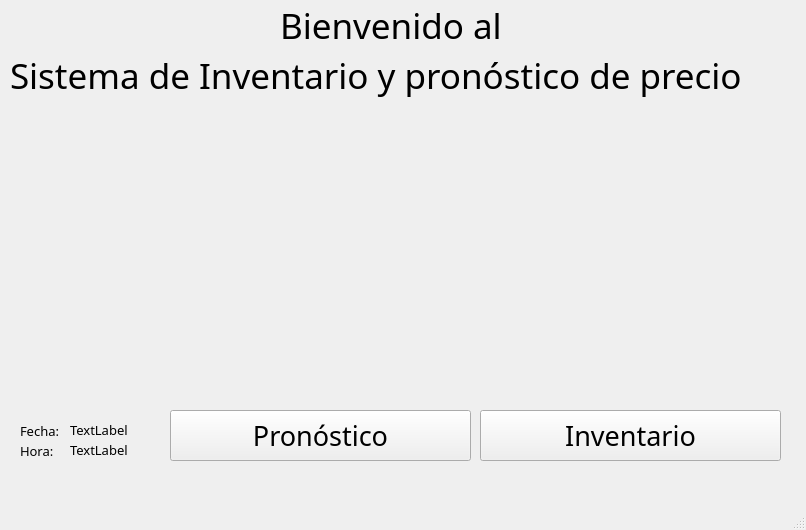
<?xml version="1.0" encoding="UTF-8"?>
<ui version="4.0">
 <class>MainWindow</class>
 <widget class="QMainWindow" name="MainWindow">
  <property name="geometry">
   <rect>
    <x>0</x>
    <y>0</y>
    <width>806</width>
    <height>530</height>
   </rect>
  </property>
  <property name="windowTitle">
   <string>MainWindow</string>
  </property>
  <property name="styleSheet">
   <string notr="true">QMainWindow{
    color: rgba(255, 255, 255, 10) ;
	background-image: url(MMCA.png) 0 0 0 0 stretch stretch;
	opacity:80;
	position: relative;
    background-position: center;
    background-repeat: no-repeat;
    
}</string>
  </property>
  <widget class="QWidget" name="centralwidget">
   <widget class="QPushButton" name="Inventario">
    <property name="geometry">
     <rect>
      <x>480</x>
      <y>410</y>
      <width>301</width>
      <height>51</height>
     </rect>
    </property>
    <property name="palette">
     <palette>
      <active/>
      <inactive/>
      <disabled/>
     </palette>
    </property>
    <property name="font">
     <font>
      <family>Mongolian Baiti</family>
      <pointsize>20</pointsize>
     </font>
    </property>
    <property name="text">
     <string>Inventario</string>
    </property>
   </widget>
   <widget class="QPushButton" name="pronostico">
    <property name="geometry">
     <rect>
      <x>170</x>
      <y>410</y>
      <width>301</width>
      <height>51</height>
     </rect>
    </property>
    <property name="font">
     <font>
      <family>Mongolian Baiti</family>
      <pointsize>20</pointsize>
     </font>
    </property>
    <property name="text">
     <string>Pronóstico</string>
    </property>
   </widget>
   <widget class="QLabel" name="label">
    <property name="geometry">
     <rect>
      <x>20</x>
      <y>420</y>
      <width>51</width>
      <height>21</height>
     </rect>
    </property>
    <property name="font">
     <font>
      <family>Microsoft Tai Le</family>
      <pointsize>10</pointsize>
     </font>
    </property>
    <property name="text">
     <string>Fecha:</string>
    </property>
   </widget>
   <widget class="QLabel" name="Fecha">
    <property name="geometry">
     <rect>
      <x>70</x>
      <y>420</y>
      <width>91</width>
      <height>20</height>
     </rect>
    </property>
    <property name="font">
     <font>
      <family>Microsoft Tai Le</family>
      <pointsize>10</pointsize>
     </font>
    </property>
    <property name="text">
     <string>TextLabel</string>
    </property>
   </widget>
   <widget class="QLabel" name="label_3">
    <property name="geometry">
     <rect>
      <x>20</x>
      <y>440</y>
      <width>51</width>
      <height>21</height>
     </rect>
    </property>
    <property name="font">
     <font>
      <family>Microsoft Tai Le</family>
      <pointsize>10</pointsize>
     </font>
    </property>
    <property name="text">
     <string>Hora:</string>
    </property>
   </widget>
   <widget class="QLabel" name="Hora">
    <property name="geometry">
     <rect>
      <x>70</x>
      <y>440</y>
      <width>71</width>
      <height>20</height>
     </rect>
    </property>
    <property name="font">
     <font>
      <family>Microsoft Tai Le</family>
      <pointsize>10</pointsize>
     </font>
    </property>
    <property name="text">
     <string>TextLabel</string>
    </property>
   </widget>
   <widget class="QLabel" name="label_5">
    <property name="geometry">
     <rect>
      <x>10</x>
      <y>50</y>
      <width>791</width>
      <height>51</height>
     </rect>
    </property>
    <property name="font">
     <font>
      <family>Mongolian Baiti</family>
      <pointsize>26</pointsize>
     </font>
    </property>
    <property name="text">
     <string>Sistema de Inventario y pronóstico de precio</string>
    </property>
   </widget>
   <widget class="QLabel" name="label_6">
    <property name="geometry">
     <rect>
      <x>280</x>
      <y>10</y>
      <width>241</width>
      <height>31</height>
     </rect>
    </property>
    <property name="font">
     <font>
      <family>Mongolian Baiti</family>
      <pointsize>26</pointsize>
     </font>
    </property>
    <property name="text">
     <string>Bienvenido al </string>
    </property>
   </widget>
  </widget>
  <widget class="QMenuBar" name="menubar">
   <property name="geometry">
    <rect>
     <x>0</x>
     <y>0</y>
     <width>806</width>
     <height>31</height>
    </rect>
   </property>
  </widget>
  <widget class="QStatusBar" name="statusbar"/>
 </widget>
 <resources/>
 <connections/>
</ui>
